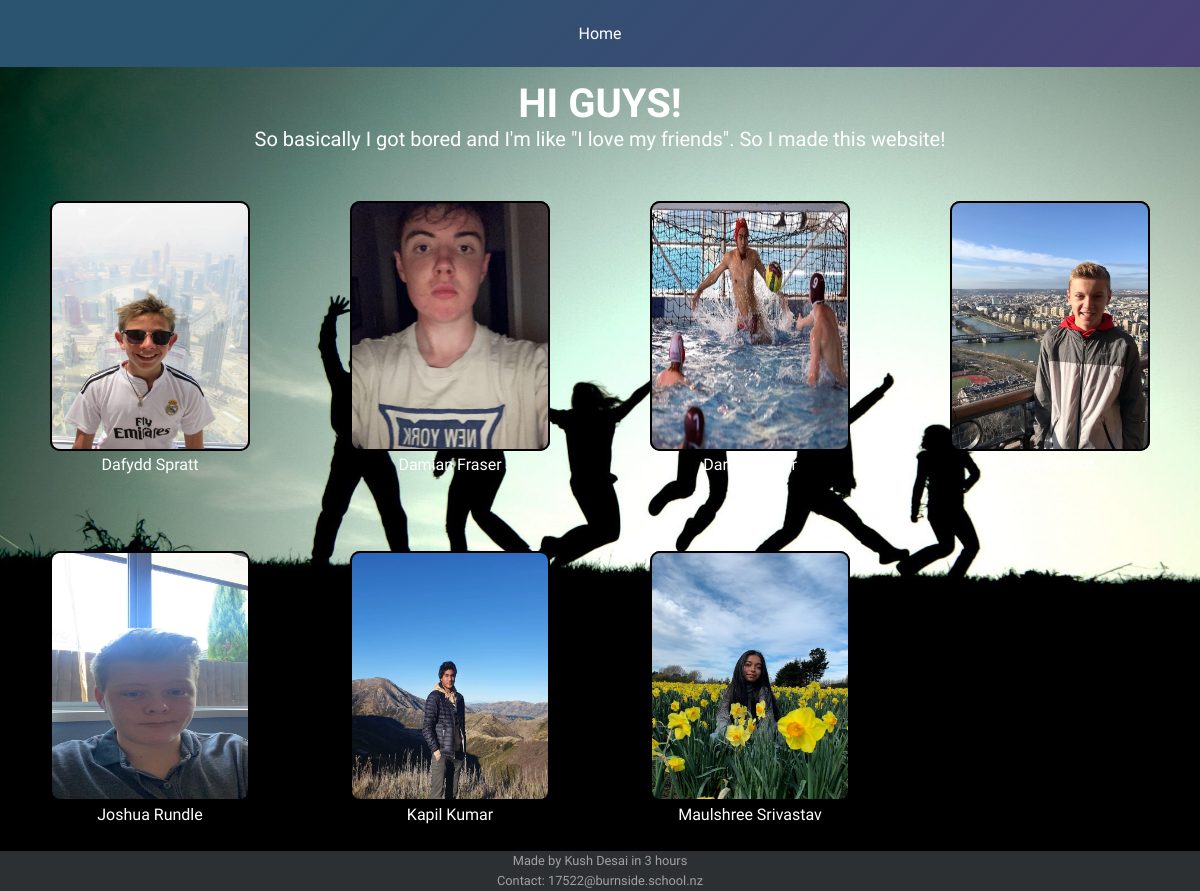
The page / on the database its author committed.
### tables this page shows
CREATE TABLE friend (id INTEGER PRIMARY KEY AUTOINCREMENT, name STRING, description TEXT, password STRING, message TEXT, image STRING, birthday STRING);

### main.py (the view)
@app.route('/')
def home():
    friends = connect('SELECT * FROM Friend ORDER BY name ASC')
    return render_template('home.html', friends=friends)

### main.py (called while the page is built)
@app.context_processor
def context_processor():
    return dict(title = app.config['TITLE'])

def connect(query, val = tuple(''), single = False):
    conn = sqlite3.connect(app.config['DATABASE'])
    cur = conn.cursor()
    if val:
        cur.execute(query, val)
    else:
        cur.execute(query)
    result = cur.fetchone() if single else cur.fetchall()
    conn.close()
    return result

### templates/home.html
{% extends 'layout.html' %} {% block content %}
<div><h1>HI GUYS!</h1></div>
<div class = 'intro'>
  <p>
    So basically I got bored and I'm like "I love my friends". So I made this website!
  </p>
</div>
<div class = 'everybody'>
  {% for friend in friends %}
  <div class = 'person'>
    <a href='/friend/{{ friend[0] }}'>
    <img src='{{ friend[5]}}'>
    <span>
    {{ friend[1] }}
    </span>
    </a>
  </div>
  {% endfor %}
</div>
{% endblock %}

### static/css/style.css (style rules this page uses)
* { margin:0; padding:0; box-sizing: border-box; font-family: 'Exo 2', sans-serif; }
body { color: white; background-image: url('/static/images/bg.jpg'); background-repeat: no-repeat; background-size: cover; }
h1 { font-size: 40px; text-align: center; padding: 0; margin: 0; }
p { font-size: 20px; color: white; text-align: center; }
a { color: white; text-decoration: none; }
img { border: 2px solid black; border-radius: 10px; max-height: 35vh; }
.everybody { display: grid; grid-template-columns: repeat(auto-fit, minmax(250px, 1fr)); width: 100%; height: 700px }
.person { border-radius: 10px; margin: 50px; text-align: center; height: 250px; background: black; }
.person a { transition: all 0.3s ease-in-out; }
.person img { width: 100%; height: 100%; }

### rows shown on the page
friend: image (picture), name "Dafydd Spratt"
friend: image (picture), name "Damian Fraser"
friend: image (picture), name "Darius Porter"
friend: image (picture)
friend: image (picture), name "Joshua Rundle"
friend: image (picture), name "Kapil Kumar"
friend: image (picture), name "Maulshree Srivastav"
